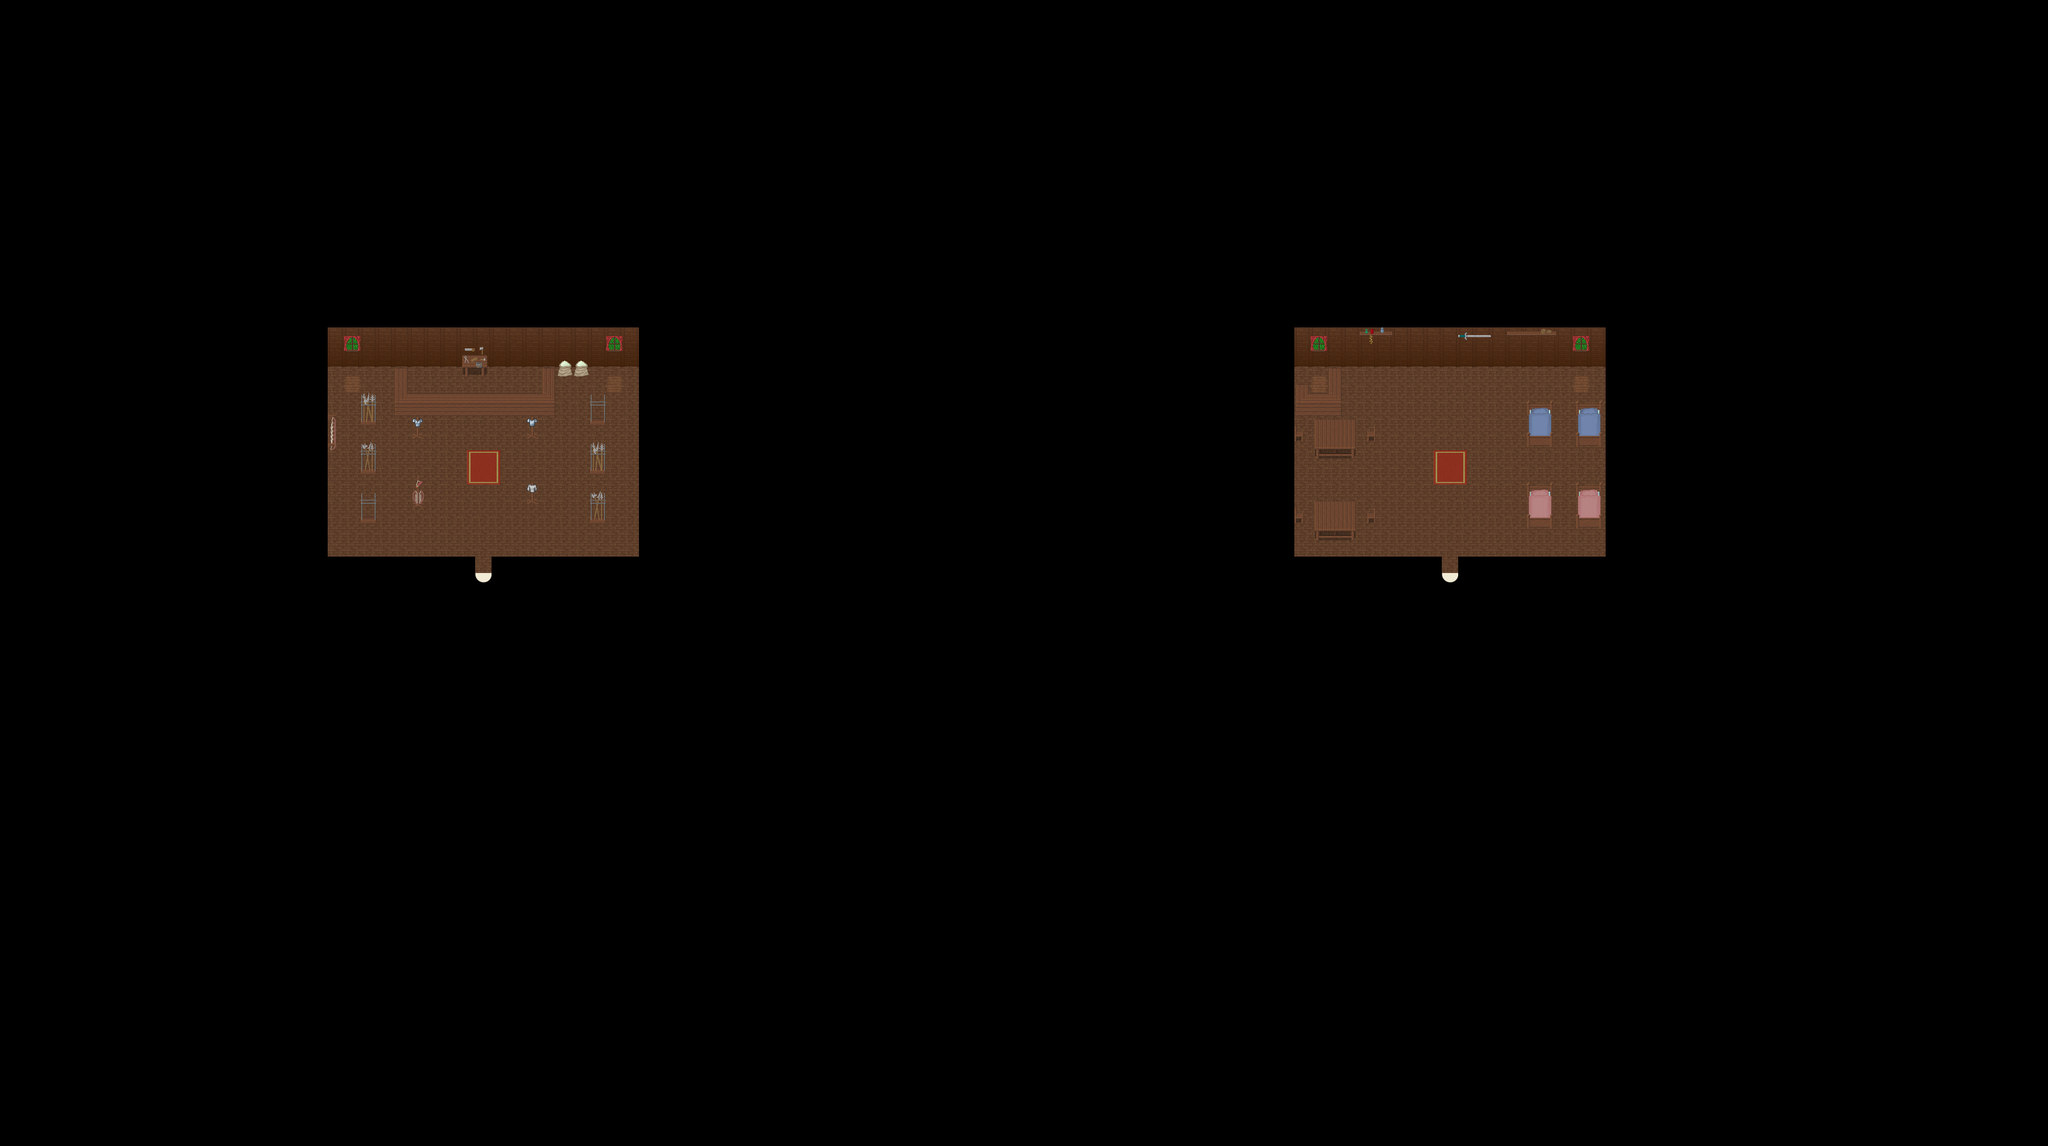

Rendered tile map (Tiled .tmx) drawn with the repository's tilesets; below, a short description and the map source with its tile grids summarised:
An orthogonal 125x70 tile map with 32x32 px tiles, 3 tile layers (Ground, Fringe, Over), 1 hidden layer not drawn, 3 tilesets and 2 objects (2x warp).

<map version="1.0" orientation="orthogonal" width="125" height="70" tilewidth="32" tileheight="32">
 <tileset firstgid="1" name="woodland_indoor" tilewidth="32" tileheight="32">
  <image source="../graphics/tiles/woodland_indoor.png" width="512" height="512" />
 </tileset>
 <tileset firstgid="257" name="collision" tilewidth="32" tileheight="32">
  <image source="../graphics/tiles/collision.png" width="64" height="32" />
 </tileset>
 <tileset firstgid="259" name="woodland_indoor_x2" tilewidth="32" tileheight="64">
  <image source="../graphics/tiles/woodland_indoor_x2.png" width="512" height="64" />
 </tileset>
 <layer name="Ground" width="125" height="70">
  <data>[8750 cells, 8714 non-empty, 18 distinct tile ids]</data>
 </layer>
 <layer name="Fringe" width="125" height="70">
  <data>[8750 cells, 115 non-empty, 61 distinct tile ids]</data>
 </layer>
 <layer name="Over" width="125" height="70">
  <data>[8750 cells, 104 non-empty, 4 distinct tile ids]</data>
 </layer>
 <layer name="Collision" width="125" height="70" visible="0">
  <data>[8750 cells, 8332 non-empty, 1 distinct tile ids]</data>
 </layer>
 <objectgroup name="Objects" width="125" height="70" visible="0">
  <object name="To Outside" type="warp" x="2816" y="1120" width="32" height="32">
   <properties>
    <property name="dest_map" value="0100-1" />
    <property name="dest_x" value="2656" />
    <property name="dest_y" value="2816" />
   </properties>
  </object>
  <object name="To Outside 2" type="warp" x="928" y="1120" width="32" height="32">
   <properties>
    <property name="dest_map" value="0100-1" />
    <property name="dest_x" value="1504" />
    <property name="dest_y" value="2784" />
   </properties>
  </object>
 </objectgroup>
</map>
